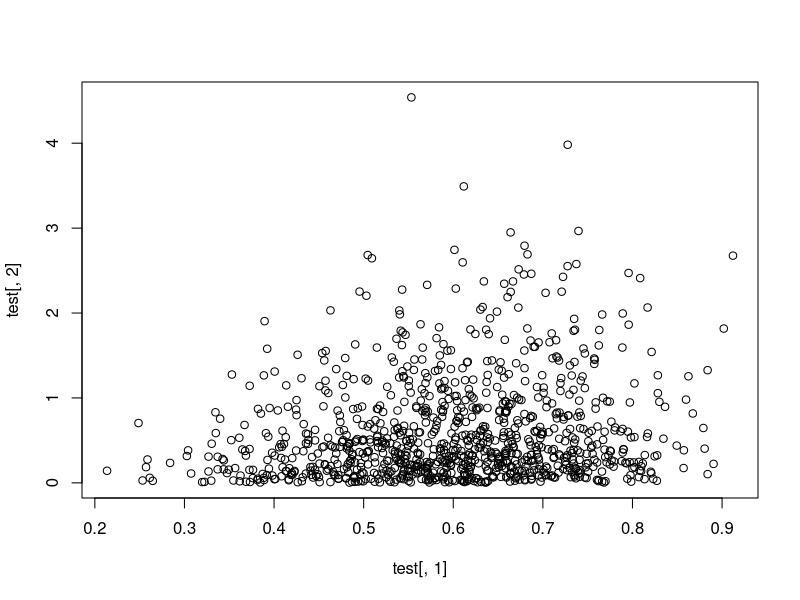

The R source for this figure:
x = rbeta(1000, 9, 6)

Q2 = function(N = 1000){
  X = rbeta(1000, 9, 6)
  Y = rexp(N, 1/X)
  results = matrix(ncol = 2, nrow = N)
  results[,1] = X
  results[,2] = Y
  return(results) }

test = Q2()
plot(test[,1], test[,2])
